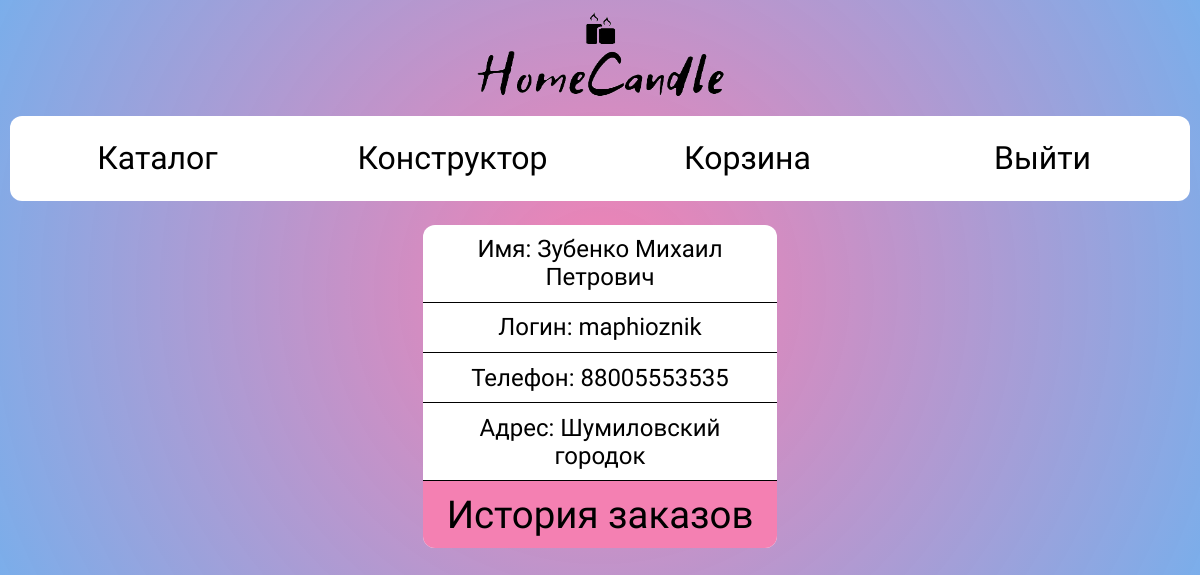
/view/account.php (signed in), run on the app's committed database.
### tables this page shows
CREATE TABLE `users` (
  `id_user` int(11) NOT NULL,
  `login` varchar(30) NOT NULL,
  `password` varchar(255) NOT NULL,
  `fio` varchar(100) NOT NULL,
  `phone` varchar(12) NOT NULL,
  `address` text NOT NULL,
  `session_order` int(11) NOT NULL
);

### view/account.php (the view, shortened to what this page needs)
<?php
require_once "../back/connection.php";
?>
<!DOCTYPE html>
<html lang="en">
<head>
    <link rel="stylesheet" href ="../css/account.css">
</head>
<body>
<div class="logo">
    <img src="../img/logo.png" width= "270px" height= "90px">
    </div>
    <?php
        $id_user = $_SESSION['id_user'];
        $query = "SELECT `id_user`, `login`, `fio`, `phone`, `address` FROM `users` WHERE `id_user` = '$id_user'";
        $result = mysqli_query($link, $query);
        $data = mysqli_fetch_assoc($result);
        $login_data = $data['login'];
        $fio_data = $data['fio'];
        $phone_data = $data['phone'];
        $address_data = $data['address'];
    ?>
    <header>
        <a href="catalogue.php"> Каталог </a>
        <a href="construct.php"> Конструктор </a>
        <a href="cart.php"> Корзина </a>
        <a href="../back/logout.php"> Выйти </a>
    </header>
<div class="container">
        <div class="content">
            <p>Имя: <? echo $fio_data;?></p>
            <p>Логин: <? echo $login_data;?></p>
            <p>Телефон: <? echo $phone_data;?></p>
            <p>Адрес: <? echo $address_data;?></p>
        </div>
        <div class="content">
            <a href="order.php">История заказов</a>
        </div>
</div>
</body>
</html>

### css/account.css (style rules this page uses)
* { margin: 0; padding: 0; box-sizing: border-box; }
body { background: rgb(244,128,178); background: radial-gradient(circle, rgba(244,128,178,1) 0%, rgba(106,164,232,0.8883928571428571) 100%); padding: 10px; font-family: 'Comic Neue', cursive; }
.logo { width: 100%; text-align: center; }
header { width: 100%; max-width: 1280px; background: white; border-radius: 12px; margin: 1% auto; display: flex; flex-direction: row; }
header a { width: 50%; padding: 2% 2%; text-decoration: none; display: flex; align-items: center; justify-content: center; font-size: 2em; color: black; }
.container { width: 30%; max-width: 1280px; margin: 2% auto; border-radius: 12px; background-color: white; }
.content { width: 100%; font-size: 1.5em; text-align: center; }
.content p { padding: 3%; border-bottom: 1px solid black; }
.content a { display: block; padding: 3%; border-radius: 0 0 12px 12px; border: none; color: black; text-decoration: none; font-size: 1.6em; background-color: rgb(244,128,178); }
.container .content:last-child { padding: 0; margin: 0; }

### data on the page
users: fio "Зубенко Михаил Петрович", login "maphioznik", phone "88005553535", address "Шумиловский городок"
